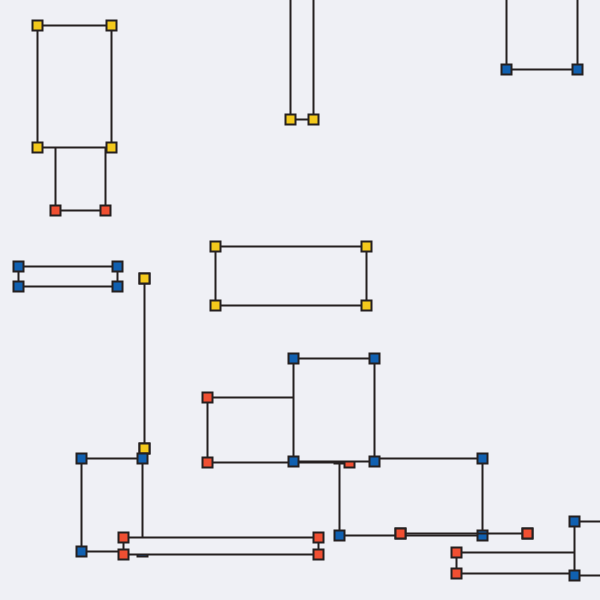
Frame 1 (no input)
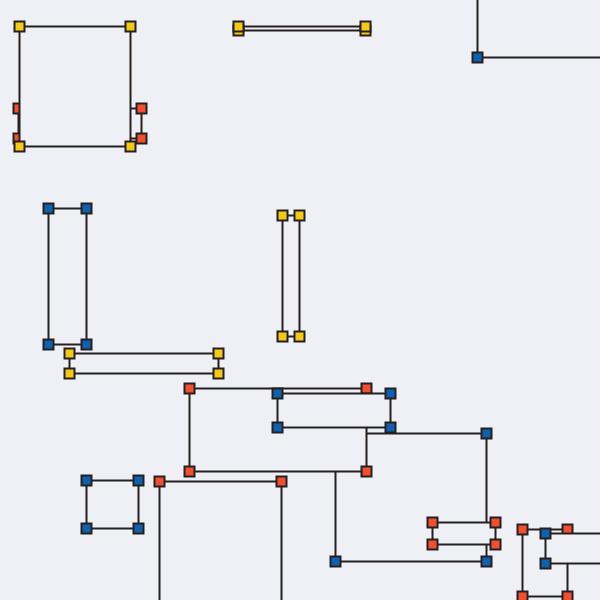
Frame 60 (the mouse pressed at the canvas centre just before this capture)
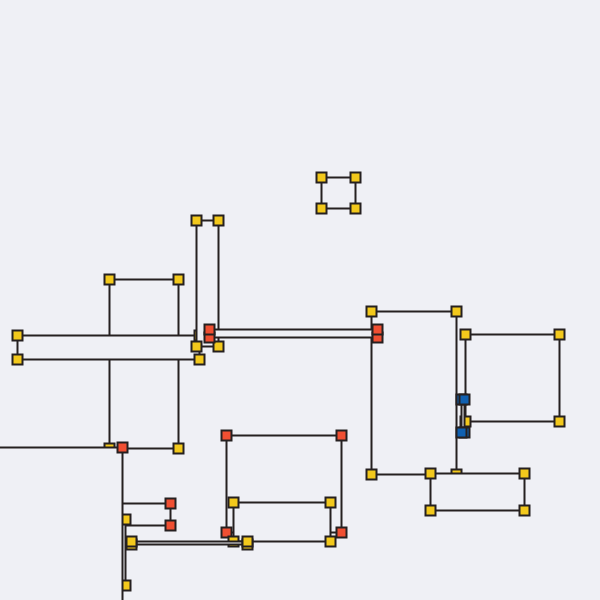
Frame 120 (the mouse held since frame 60 and released just before this capture)

The Processing sketch that drew these frames (run headless with seeded random() and noise(); from frame 60 on, the mouse is pressed at the canvas centre):

// Processing sketch: build
// ── build.pde
color[] palette = {#F04F32,#F3C91C,#1060B0,#EFF0F5,#252020};
color 	fg 		= palette[4];
color 	bg 		= palette[3];
int 	rand 	= (int)random(1000);
float 	xoff, yoff;
void setup() {
	size(600, 600);
	rectMode(CENTER);
	strokeWeight(2);
	stroke(fg);
}
void draw() {
	background(bg);
	for (int i = 0; i < 15; i++) {
		randomSeed(i * rand);
		float w = random(100, 200);
		float h = random(20, 200);
		box(random(width), random(height), sin(i + xoff) * w , cos(i + yoff) * h , palette[(int)random(3)]);
	}
	xoff += .01 * random(1, 3);
	yoff += .01 * random(1, 3);
}
void box(float x, float y, float w, float h, color c) {
	pushMatrix();
	translate(x, y);
	fill(bg);
	rect(0, 0, w, h);
	fill(c);
	int s = 10;
	square(-w / 2, -h / 2, s);
	square( w / 2, -h / 2, s);
	square( w / 2,  h / 2, s);
	square(-w / 2,  h / 2, s);
	popMatrix();
}
void mousePressed() {
	rand++;
}
